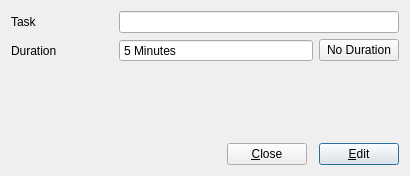
<?xml version="1.0" encoding="UTF-8"?>
<ui version="4.0">
 <class>editTaskDlg</class>
 <widget class="QDialog" name="editTaskDlg">
  <property name="geometry">
   <rect>
    <x>0</x>
    <y>0</y>
    <width>410</width>
    <height>176</height>
   </rect>
  </property>
  <property name="minimumSize">
   <size>
    <width>410</width>
    <height>176</height>
   </size>
  </property>
  <property name="maximumSize">
   <size>
    <width>410</width>
    <height>176</height>
   </size>
  </property>
  <property name="windowTitle">
   <string>Edit Task</string>
  </property>
  <layout class="QGridLayout" name="gridLayout">
   <item row="3" column="1">
    <spacer name="horizontalSpacer_2">
     <property name="orientation">
      <enum>Qt::Horizontal</enum>
     </property>
     <property name="sizeHint" stdset="0">
      <size>
       <width>40</width>
       <height>20</height>
      </size>
     </property>
    </spacer>
   </item>
   <item row="3" column="2">
    <widget class="QPushButton" name="closeButton">
     <property name="text">
      <string>&amp;Close</string>
     </property>
    </widget>
   </item>
   <item row="1" column="1" colspan="3">
    <widget class="QSpinBox" name="durationEditedEntry">
     <property name="wrapping">
      <bool>true</bool>
     </property>
     <property name="buttonSymbols">
      <enum>QAbstractSpinBox::NoButtons</enum>
     </property>
     <property name="accelerated">
      <bool>true</bool>
     </property>
     <property name="suffix">
      <string> Minutes</string>
     </property>
     <property name="minimum">
      <number>1</number>
     </property>
     <property name="maximum">
      <number>1440</number>
     </property>
     <property name="value">
      <number>5</number>
     </property>
    </widget>
   </item>
   <item row="1" column="0">
    <widget class="QLabel" name="label_3">
     <property name="text">
      <string>Duration</string>
     </property>
    </widget>
   </item>
   <item row="3" column="0">
    <spacer name="horizontalSpacer">
     <property name="orientation">
      <enum>Qt::Horizontal</enum>
     </property>
     <property name="sizeHint" stdset="0">
      <size>
       <width>40</width>
       <height>20</height>
      </size>
     </property>
    </spacer>
   </item>
   <item row="0" column="0">
    <widget class="QLabel" name="label">
     <property name="text">
      <string>Task</string>
     </property>
    </widget>
   </item>
   <item row="2" column="2">
    <spacer name="verticalSpacer">
     <property name="orientation">
      <enum>Qt::Vertical</enum>
     </property>
     <property name="sizeHint" stdset="0">
      <size>
       <width>20</width>
       <height>40</height>
      </size>
     </property>
    </spacer>
   </item>
   <item row="1" column="4">
    <widget class="QPushButton" name="noDurationButton">
     <property name="text">
      <string>No Duration</string>
     </property>
     <property name="checkable">
      <bool>true</bool>
     </property>
    </widget>
   </item>
   <item row="3" column="4">
    <widget class="QPushButton" name="editTaskButton">
     <property name="text">
      <string>&amp;Edit</string>
     </property>
     <property name="default">
      <bool>true</bool>
     </property>
    </widget>
   </item>
   <item row="0" column="1" colspan="4">
    <widget class="QLineEdit" name="taskEditedEntry"/>
   </item>
  </layout>
 </widget>
 <tabstops>
  <tabstop>taskEditedEntry</tabstop>
  <tabstop>durationEditedEntry</tabstop>
  <tabstop>noDurationButton</tabstop>
  <tabstop>editTaskButton</tabstop>
  <tabstop>closeButton</tabstop>
 </tabstops>
 <resources/>
 <connections>
  <connection>
   <sender>closeButton</sender>
   <signal>clicked()</signal>
   <receiver>editTaskDlg</receiver>
   <slot>reject()</slot>
   <hints>
    <hint type="sourcelabel">
     <x>271</x>
     <y>155</y>
    </hint>
    <hint type="destinationlabel">
     <x>106</x>
     <y>149</y>
    </hint>
   </hints>
  </connection>
 </connections>
</ui>
